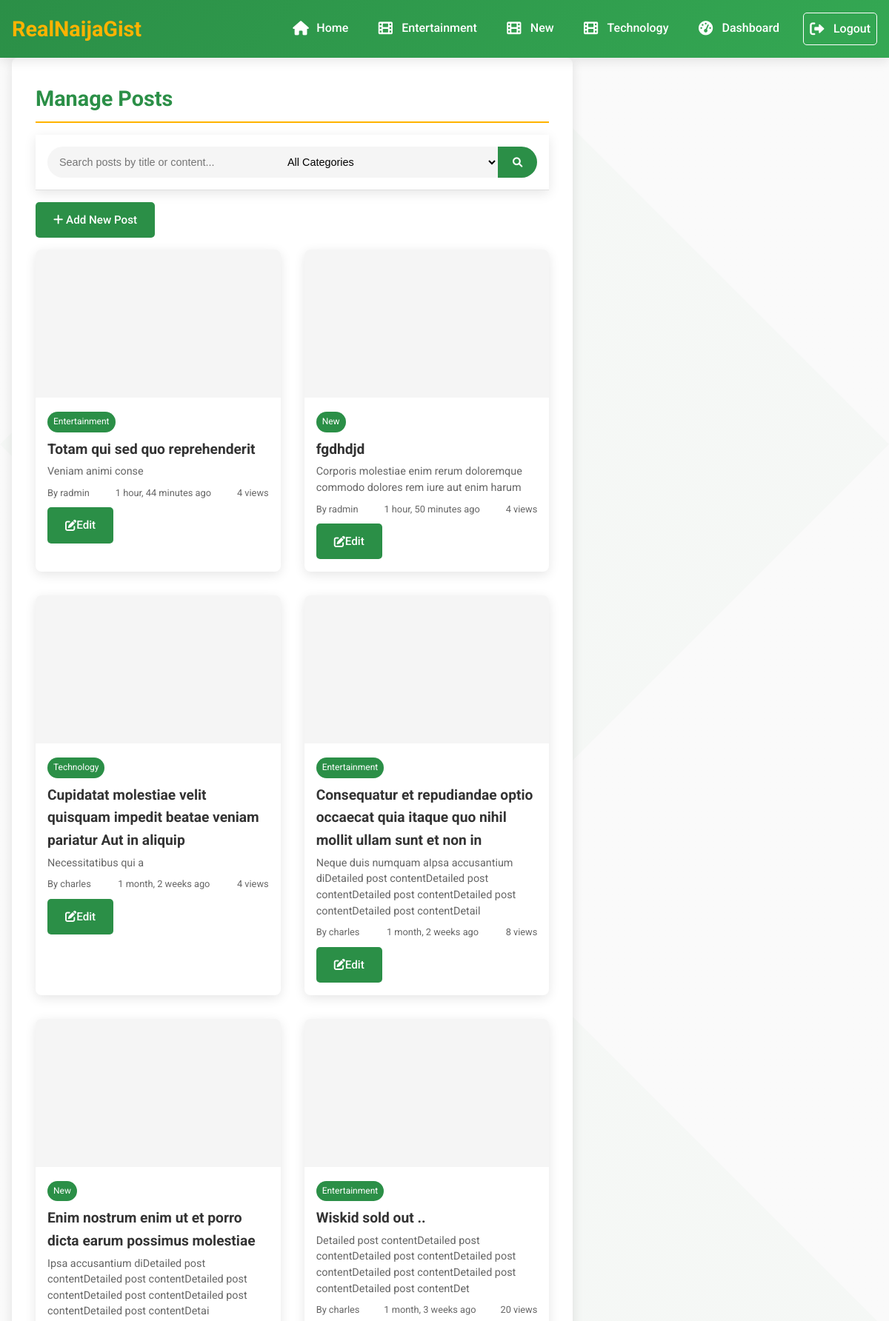
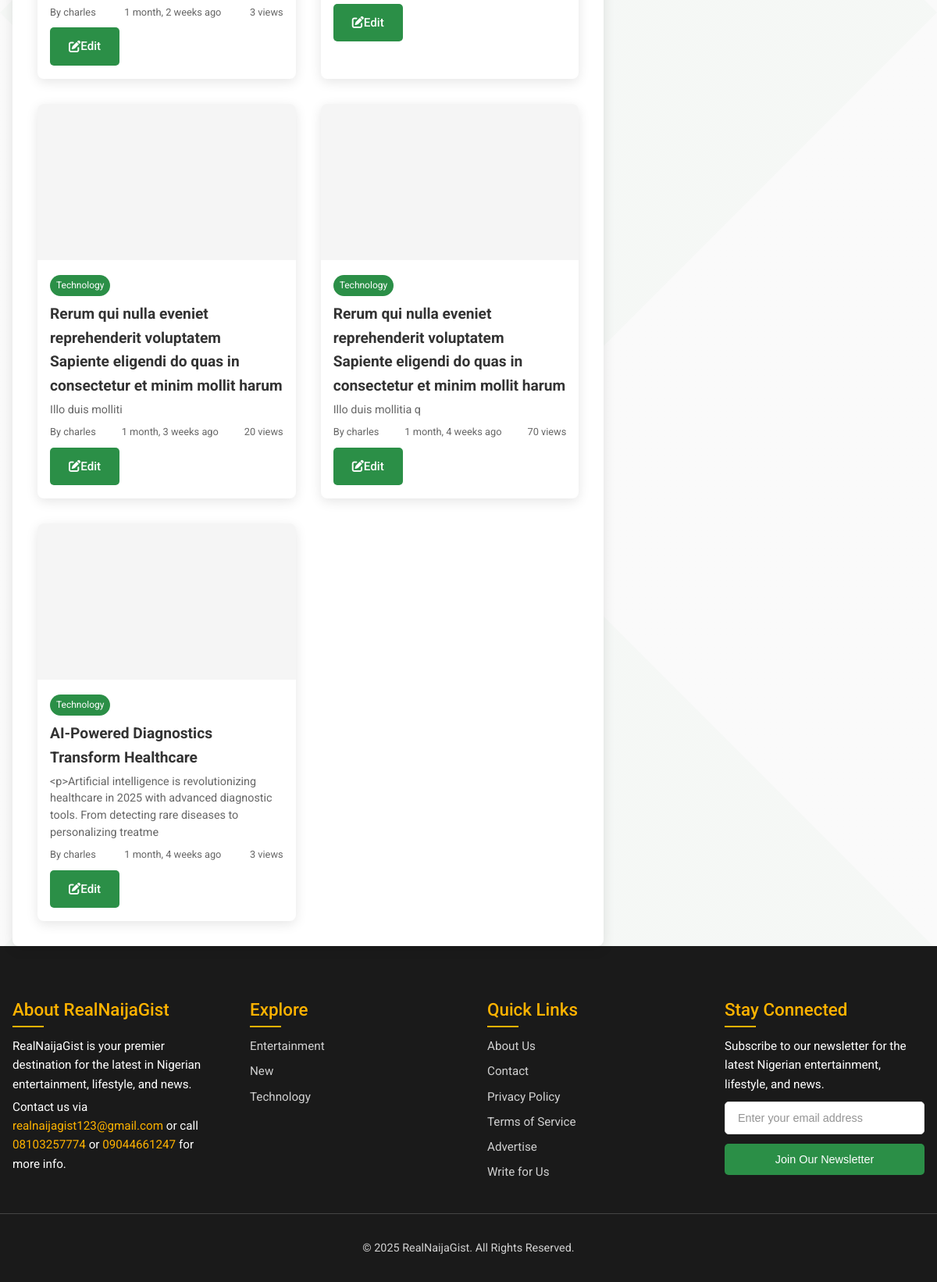
Screenshot of /superuser/posts/ (signed in) with the database file from the repository (2 pictures, top to bottom).
### news/models.py (models this page shows, shortened)
class Category(models.Model):
    name = models.CharField(max_length=50, unique=True)
    slug = models.SlugField(max_length=100, unique=True, db_index=True)
    description = models.TextField(max_length=200, blank=True)
    created_at = models.DateTimeField(auto_now_add=True)
    class Meta:
        ordering = ['name']
        verbose_name_plural = 'categories'

class Post(models.Model):
    class PostStatus(models.TextChoices):
        DRAFT = 'draft', 'Draft'
        PUBLISHED = 'published', 'Published'
        ARCHIVED = 'archived', 'Archived'
    title = models.CharField(max_length=200)
    slug = models.SlugField(max_length=250, unique=True, db_index=True)
    content = CKEditor5Field(config_name='default')
    status = models.CharField(
        max_length=20,
        choices=PostStatus.choices,
        default=PostStatus.DRAFT,
        db_index=True
    )
    excerpt = models.TextField(max_length=500, blank=True)
    meta_description = models.CharField(max_length=160, blank=True)
    meta_keywords = models.CharField(max_length=255, blank=True)
    featured_image = CloudinaryField('image', blank=True, null=True)
    featured_image_webp = models.ImageField(upload_to='blog/images/webp/', blank=True, null=True, help_text="WebP version for faster loading")
    image_alt_text = models.CharField(max_length=100, blank=True)
    cdn_image_url = models.URLField(max_length=500, blank=True, help_text="Direct CDN URL (overrides uploaded image)")
    featured_video = models.FileField(upload_to='blog/videos/', blank=True, null=True, help_text="Featured video for the post")
    video_thumbnail = models.ImageField(upload_to='blog/videos/thumbnails/', blank=True, null=True, help_text="Custom thumbnail for video")
    video_duration = models.PositiveIntegerField(blank=True, null=True, help_text="Video duration in seconds")
    video_embed_url = models.URLField(max_length=500, blank=True, help_text="YouTube/Vimeo embed URL")
    is_video_post = models.BooleanField(default=False, help_text="Mark if this post is primarily a video post")
    category = models.ForeignKey(Category, on_delete=models.CASCADE, related_name='posts')
    author = models.ForeignKey('auth.User', on_delete=models.CASCADE, related_name='posts')
    tags = TaggableManager(blank=True)
    created_at = models.DateTimeField(auto_now_add=True, db_index=True)
    updated_at = models.DateTimeField(auto_now=True)
    published_at = models.DateTimeField(blank=True, null=True)
    views = models.PositiveIntegerField(default=0)
    likes = models.PositiveIntegerField(default=0)
    shares = models.PositiveIntegerField(default=0)
    is_trending = models.BooleanField(default=False)  # Currently trending
    class Meta:
        ordering = ['-created_at']
        indexes = [
            models.Index(fields=['status', '-created_at']),
            models.Index(fields=['category', '-created_at']),
            models.Index(fields=['author', '-created_at']),
            models.Index(fields=['-views']),
        ]

### news/views.py (the view)
# urls.py: path('superuser/posts/', views.post_list, name='post_list'),
@login_required
@user_passes_test(is_staff)
def post_list(request):
    query = request.GET.get('q', '')
    category_id = request.GET.get('category', '')
    posts = Post.objects.select_related('category', 'author').all()
    if query:
        posts = posts.filter(Q(title__icontains=query) | Q(content__icontains=query))
    if category_id:
        posts = posts.filter(category_id=category_id)
    paginator = Paginator(posts, 10)
    page_number = request.GET.get('page')
    page_obj = paginator.get_page(page_number)
    categories = Category.objects.all()
    context = {
        'page_obj': page_obj,
        'categories': categories,
        'query': query,
        'selected_category': category_id,
        'current_year': datetime.now().year,
    }
    return render(request, 'post_list.html', context)

### news/context_processors.py (called while the page is built)
def global_context(request):
    return {
        'categories': Category.objects.all(),
        'current_year': settings.CURRENT_YEAR,
    }

### news/views.py (called while the page is built)
def is_staff(user):
    return user.is_staff or user.is_superuser

### templates/post_list.html (shortened to what this page needs)
{% extends 'base.html' %}
{% load static %}
{% block content %}
<div class="container">
    <main class="main-content">
        <h1 class="category-title">Manage Posts</h1>
        <div class="search-container">
            <form method="get" class="search-box">
                <input type="text" name="q" value="{{ query }}" class="search-input" placeholder="Search posts by title or content...">
                <select name="category" class="search-input">
                    <option value="">All Categories</option>
                </select>
                <button type="submit" class="search-btn"><i class="fas fa-search"></i></button>
            </form>
        </div>
        <a href="{% url 'news:post_create' %}" class="btn-primary" style="display: inline-block; margin: 1rem 0;"><i class="fas fa-plus"></i> Add New Post</a>
        <div class="posts-grid">
            {% for post in page_obj %}
                <article class="post-card">
                    {% if post.image_url %}
                        <img src="{{ post.image_url }}" alt="{{ post.title }}" class="post-image" loading="lazy">
                    {% else %}
                        <div class="post-image" style="background: var(--light-gray);"></div>
                    {% endif %}
                    <div class="post-content">
                        <span class="post-category">{{ post.category.name }}</span>
                        <h2 class="post-title">{{ post.title }}</h2>
                        <p class="post-excerpt">{{ post.excerpt|truncatewords:20 }}</p>
                        <div class="post-meta">
                            <span>By {{ post.author.username }}</span>
                            <span>{{ post.created_at|timesince }} ago</span>
                            <span>{{ post.views }} views</span>
                        </div>
                        <div style="margin-top: 0.5rem;">
                            <a href="{% url 'news:post_update' post.pk %}" class="btn-primary"><i class="fas fa-edit"></i> Edit</a>
                            <a href="{% url 'news:post_delete' post.pk %}" class="btn-secondary"><i class="fas fa-trash"></i> Delete</a>
                        </div>
                    </div>
                </article>
            {% empty %}
                <p>No posts found.</p>
            {% endfor %}
        </div>
    </main>
</div>
{% endblock %}

### templates/base.html (shortened to what this page needs)
{% load static %}
<!DOCTYPE html>
<html lang="en">
<head>
    <link href="https://cdnjs.cloudflare.com/ajax/libs/font-awesome/6.0.0/css/all.min.css" rel="stylesheet" media="print" onload="this.media='all'">
    <link rel="stylesheet" href="{% static 'css/styles.css' %}">
</head>
<body>
    {% block header %}
    <header class="header">
        <nav class="nav-container" aria-label="Main navigation">
            <a href="{% url 'news:home' %}" class="logo">RealNaijaGist</a>
            <ul class="nav-menu" id="navMenu">
                <li><a href="{% url 'news:home' %}" class="{% if request.path == '/' %}active{% endif %}" aria-current="{% if request.path == '/' %}page{% endif %}"><i class="fas fa-home" aria-hidden="true"></i> Home</a></li>
                {% for category in categories|slice:":3" %}
                    <li><a href="{% url 'news:category_detail' category.slug %}" class="" aria-current=""><i class="fas fa-film" aria-hidden="true"></i> {{ category.name }}</a></li>
                {% endfor %}
                {% if user.is_authenticated %}
                    {% if user.is_superuser or user.is_staff %}
                        <li><a href="{% url 'news:admin_dashboard' %}" class="" aria-current=""><i class="fas fa-tachometer-alt" aria-hidden="true"></i> Dashboard</a></li>
                    {% endif %}
                    <li><a href="{% url 'news:logout' %}" class="btn-secondary"><i class="fas fa-sign-out-alt" aria-hidden="true"></i> Logout</a></li>
                {% else %}
                    <li><a href="{% url 'news:login' %}" class="btn-secondary"><i class="fas fa-sign-in-alt" aria-hidden="true"></i> Login</a></li>
                    <li><a href="{% url 'news:register' %}" class="btn-primary"><i class="fas fa-user-plus" aria-hidden="true"></i> Register</a></li>
                {% endif %}
            </ul>
        </nav>
    </header>
    {% endblock %}
    <main id="main-content" tabindex="-1">
        {% block content %}{% endblock %}
    </main>
    {% block footer %}
    <footer class="footer" aria-label="Footer">
        <div class="footer-content">
            <div class="footer-section">
                <h3>About RealNaijaGist</h3>
                <p>RealNaijaGist is your premier destination for the latest in Nigerian entertainment, lifestyle, and news.</p>
                <p style="margin-top: 5px;">Contact us via <a href="" style="color: #FFB300;">realnaijagist123@gmail.com</a> or call <span style="color: #FFB300;">08103257774</span> or <span style="color: #FFB300;">09044661247</span> for more info.</p>
            </div>
            <div class="footer-section">
                <h3>Explore</h3>
                <ul>
                    {% for category in categories %}
                        <li><a href="{% url 'news:category_detail' category.slug %}">{{ category.name }}</a></li>
                    {% endfor %}
                </ul>
            </div>
            <div class="footer-section">
                <h3>Quick Links</h3>
                <ul>
                    <li><a href="{% url 'news:about' %}">About Us</a></li>
                    <li><a href="{% url 'news:contact' %}">Contact</a></li>
                    <li><a href="{% url 'news:privacy' %}">Privacy Policy</a></li>
                    <li><a href="{% url 'news:terms' %}">Terms of Service</a></li>
                    <li><a href="{% url 'news:advertise' %}">Advertise</a></li>
                    <li><a href="{% url 'news:write' %}">Write for Us</a></li>
                </ul>
            </div>
            <div class="footer-section">
                <h3>Stay Connected</h3>
                <p style="margin-bottom: 10px;">Subscribe to our newsletter for the latest Nigerian entertainment, lifestyle, and news.</p>
                <div id="newsletterForm" class="newsletter-form" role="form" aria-labelledby="newsletterTitle">
                    <form class="newsletter-form" action="{% url 'news:newsletter' %}" method="post">
                        <input type="email" id="newsletterEmail" name="email" class="newsletter-input" placeholder="Enter your email address" required aria-required="true">
                        <button type="submit" class="newsletter-btn">Join Our Newsletter</button>
                    </form>
                </div>
            </div>
        </div>
        <div class="footer-bottom">
            <p>© <span id="currentYear">{{ current_year }}</span> RealNaijaGist. All Rights Reserved.</p>
        </div>
    </footer>
    {% endblock %}
</body>
</html>

### rows the page displays
Category: name "Entertainment"
Category: name "New"
Category: name "Technology"
Post: category.name "Entertainment", title "Totam qui sed quo reprehenderit", excerpt "Veniam animi conse", author.username "radmin", created_at "1 hour, 44 minutes", views "4"
Post: category.name "New", title "fgdhdjd", excerpt "Corporis molestiae enim rerum doloremque commodo dolores rem iure aut enim harum", author.username "radmin", created_at "1 hour, 50 minutes", views "4"
Post: category.name "Technology", title "Cupidatat molestiae velit quisquam impedit beatae veniam pariatur Aut in aliquip", excerpt "Necessitatibus qui a", author.username "charles", created_at "1 month, 2 weeks", views "4"
Post: category.name "Entertainment", title "Consequatur et repudiandae optio occaecat quia itaque quo nihil mollit ullam sunt et non in", excerpt "Neque duis numquam aIpsa accusantium diDetailed post contentDetailed post contentDetailed post contentDetailed post contentDetailed post contentDetail", author.username "charles", created_at "1 month, 2 weeks", views "8"
Post: category.name "New", title "Enim nostrum enim ut et porro dicta earum possimus molestiae", excerpt "Ipsa accusantium diDetailed post contentDetailed post contentDetailed post contentDetailed post contentDetailed post contentDetailed post contentDetai", author.username "charles", created_at "1 month, 2 weeks", views "3"
Post: category.name "Entertainment", title "Wiskid sold out ..", excerpt "Detailed post contentDetailed post contentDetailed post contentDetailed post contentDetailed post contentDetailed post contentDetailed post contentDet", author.username "charles", created_at "1 month, 3 weeks", views "20"
Post: category.name "Technology", title "Rerum qui nulla eveniet reprehenderit voluptatem Sapiente eligendi do quas in consectetur et minim mollit harum", excerpt "Illo duis molliti", author.username "charles", created_at "1 month, 3 weeks", views "20"
Post: category.name "Technology", title "Rerum qui nulla eveniet reprehenderit voluptatem Sapiente eligendi do quas in consectetur et minim mollit harum", excerpt "Illo duis mollitia q", author.username "charles", created_at "1 month, 4 weeks", views "70"
Post: category.name "Technology", title "AI-Powered Diagnostics Transform Healthcare", excerpt "<p>Artificial intelligence is revolutionizing healthcare in 2025 with advanced diagnostic tools. From detecting rare diseases to personalizing treatme", author.username "charles", created_at "1 month, 4 weeks", views "3"

### other values shown
{{ current_year }} "2025"
